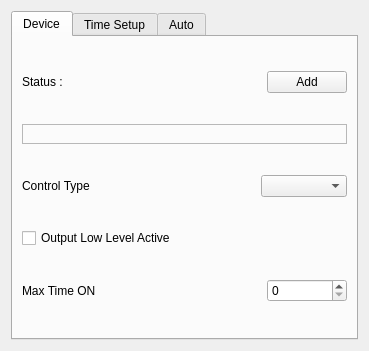
<?xml version="1.0" encoding="UTF-8"?>
<ui version="4.0">
 <class>switchui</class>
 <widget class="QWidget" name="switchui">
  <property name="geometry">
   <rect>
    <x>0</x>
    <y>0</y>
    <width>369</width>
    <height>351</height>
   </rect>
  </property>
  <property name="sizePolicy">
   <sizepolicy hsizetype="Minimum" vsizetype="Minimum">
    <horstretch>0</horstretch>
    <verstretch>0</verstretch>
   </sizepolicy>
  </property>
  <property name="windowTitle">
   <string>Form</string>
  </property>
  <layout class="QGridLayout" name="gridLayout">
   <item row="0" column="0">
    <widget class="QTabWidget" name="tabWidget">
     <property name="sizePolicy">
      <sizepolicy hsizetype="MinimumExpanding" vsizetype="Expanding">
       <horstretch>0</horstretch>
       <verstretch>0</verstretch>
      </sizepolicy>
     </property>
     <property name="currentIndex">
      <number>0</number>
     </property>
     <widget class="QWidget" name="Device">
      <attribute name="title">
       <string>Device</string>
      </attribute>
      <layout class="QGridLayout" name="gridLayout_4">
       <item row="4" column="3">
        <widget class="QSpinBox" name="spinBoxMaxTimeOn"/>
       </item>
       <item row="0" column="3">
        <widget class="QPushButton" name="AddDeviceButton">
         <property name="text">
          <string>Add</string>
         </property>
        </widget>
       </item>
       <item row="0" column="1">
        <spacer name="horizontalSpacer">
         <property name="orientation">
          <enum>Qt::Horizontal</enum>
         </property>
         <property name="sizeHint" stdset="0">
          <size>
           <width>40</width>
           <height>20</height>
          </size>
         </property>
        </spacer>
       </item>
       <item row="0" column="0">
        <widget class="QLabel" name="labelStatus">
         <property name="sizePolicy">
          <sizepolicy hsizetype="Preferred" vsizetype="Maximum">
           <horstretch>0</horstretch>
           <verstretch>0</verstretch>
          </sizepolicy>
         </property>
         <property name="text">
          <string>Status :</string>
         </property>
        </widget>
       </item>
       <item row="1" column="0" colspan="4">
        <widget class="QFrame" name="frameDevChooser">
         <property name="sizePolicy">
          <sizepolicy hsizetype="Preferred" vsizetype="Maximum">
           <horstretch>0</horstretch>
           <verstretch>0</verstretch>
          </sizepolicy>
         </property>
         <property name="toolTip">
          <string>Device to control</string>
         </property>
         <property name="frameShape">
          <enum>QFrame::StyledPanel</enum>
         </property>
         <property name="frameShadow">
          <enum>QFrame::Raised</enum>
         </property>
         <layout class="QGridLayout" name="gridLayoutDevChooser"/>
        </widget>
       </item>
       <item row="2" column="0">
        <widget class="QLabel" name="labelControlType">
         <property name="text">
          <string>Control Type</string>
         </property>
        </widget>
       </item>
       <item row="2" column="2" colspan="2">
        <widget class="QComboBox" name="comboBoxType"/>
       </item>
       <item row="3" column="0">
        <widget class="QCheckBox" name="ActiveLow">
         <property name="text">
          <string>Output Low Level Active</string>
         </property>
        </widget>
       </item>
       <item row="4" column="0">
        <widget class="QLabel" name="labelMaxTimeOn">
         <property name="text">
          <string>Max Time ON</string>
         </property>
        </widget>
       </item>
      </layout>
     </widget>
     <widget class="QWidget" name="TimeSetup">
      <attribute name="title">
       <string>Time Setup</string>
      </attribute>
     </widget>
     <widget class="QWidget" name="Auto">
      <attribute name="title">
       <string>Auto</string>
      </attribute>
      <layout class="QGridLayout" name="gridLayout_3">
       <item row="0" column="0" colspan="2">
        <widget class="QRadioButton" name="logicalAND">
         <property name="text">
          <string>AND</string>
         </property>
        </widget>
       </item>
       <item row="0" column="2" colspan="2">
        <widget class="QRadioButton" name="logicalOR">
         <property name="text">
          <string>OR</string>
         </property>
        </widget>
       </item>
       <item row="1" column="0">
        <widget class="QPushButton" name="AddTriggerButton">
         <property name="text">
          <string>Add</string>
         </property>
        </widget>
       </item>
       <item row="1" column="1" colspan="2">
        <widget class="QPushButton" name="AddFormula">
         <property name="text">
          <string>ADD Formula</string>
         </property>
        </widget>
       </item>
       <item row="2" column="0" colspan="4">
        <widget class="QFrame" name="frameThresholdList">
         <property name="frameShape">
          <enum>QFrame::StyledPanel</enum>
         </property>
         <property name="frameShadow">
          <enum>QFrame::Raised</enum>
         </property>
        </widget>
       </item>
      </layout>
     </widget>
    </widget>
   </item>
  </layout>
 </widget>
 <resources/>
 <connections/>
</ui>
